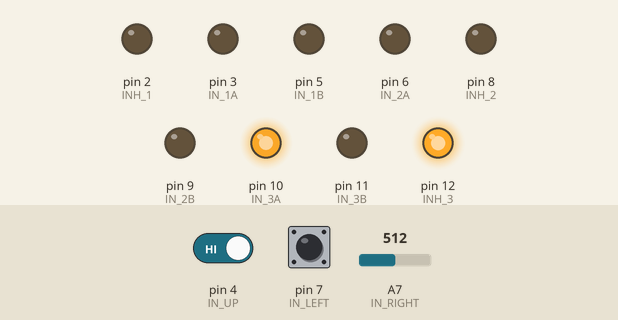
The sketch below on a simulated Arduino Nano, built with avr-gcc and run on an emulated ATmega328P. Parts: output pins drawn as LEDs (lit = HIGH). The inputs (shaded band) are chosen by the test bench; at power-on: pin 7 (IN_LEFT) LOW, pin 4 (IN_UP) HIGH, A7 (IN_RIGHT) = 512. What the sketch prints to the serial monitor is not drawn.

Above: at 1.8 s.
1.9 s: pin 7 (IN_LEFT) pulled HIGH for 0.15 s
At 2.9 s:
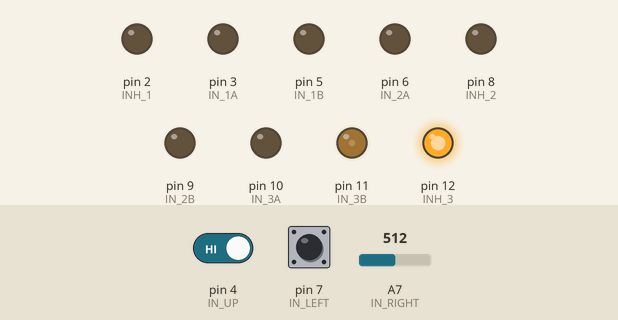
4.9 s: pin 7 (IN_LEFT) pulled HIGH for 3.2 s
At 7.2 s:
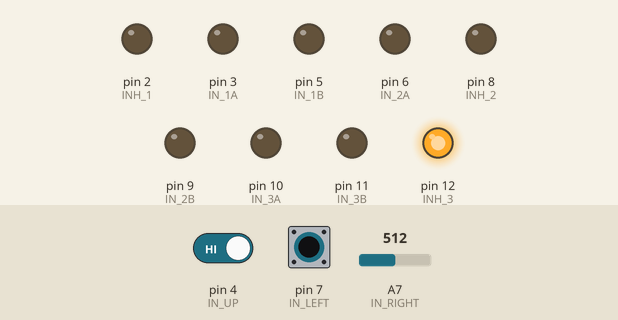
9.6 s: pin 4 (IN_UP) driven LOW and pin 7 (IN_LEFT) driven HIGH
At 12.0 s:
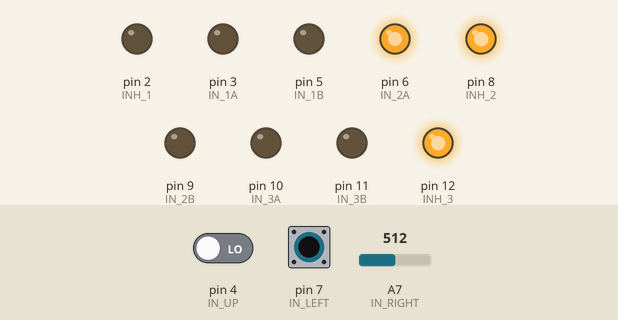
12.6 s: pin 4 (IN_UP) driven HIGH
At 15.3 s:
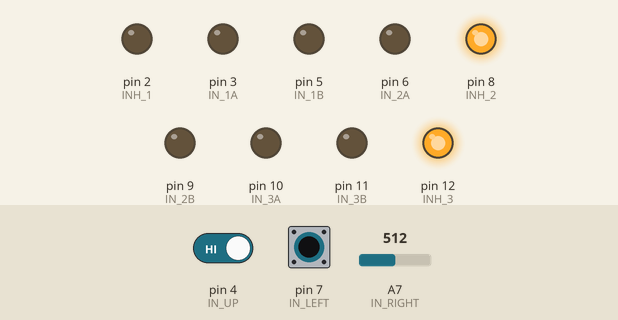
15.6 s: A7 (IN_RIGHT) set to 496
At 16.6 s:
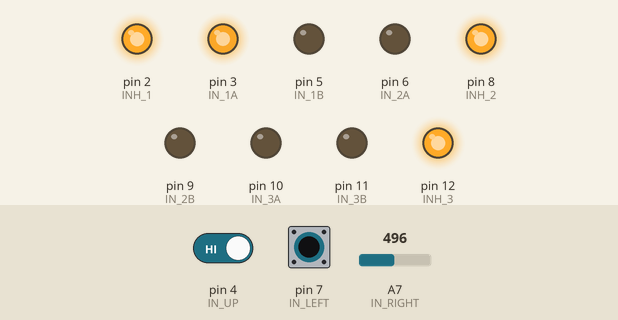
17.1 s: A7 (IN_RIGHT) set to 522
At 18.9 s:
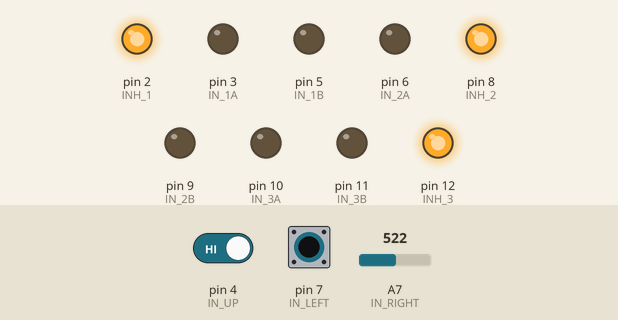
Timing chart, 0 to 20.4 s (numbered marks = the images above; inputs shaded):
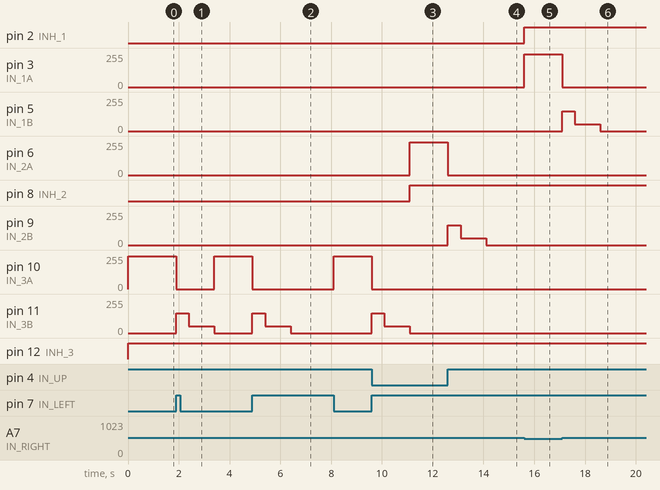

Measured:
- the behaviour switches between 512 and 511 on A7 (IN_RIGHT) (found by bisection; images 4 and 5)
- after the input at 1.9 s, pin 10 (IN_3A): 245/255 → 0/255 at once, → 245/255 1.5 s later; pin 11 (IN_3B): 0/255 → 150/255 at once, → 50/255 0.50 s later, → 0/255 1.0 s later
- after the input at 4.9 s, pin 10 (IN_3A): 245/255 → 0/255 at once, → 245/255 3.2 s later; pin 11 (IN_3B): 0/255 → 150/255 at once, → 50/255 0.50 s later, → 0/255 1.0 s later
- after the input at 9.6 s, pin 6 (IN_2A): 0/255 → 245/255 after 1.5 s; pin 8 (INH_2): LOW → HIGH after 1.5 s; pin 10 (IN_3A): 245/255 → 0/255 at once; pin 11 (IN_3B): 0/255 → 150/255 at once, → 50/255 0.50 s later, → 0/255 1.0 s later
- after the input at 12.6 s, pin 6 (IN_2A): 245/255 → 0/255 at once; pin 9 (IN_2B): 0/255 → 150/255 at once, → 50/255 0.50 s later, → 0/255 1.0 s later
- after the input at 15.6 s, pin 2 (INH_1): LOW → HIGH at once; pin 3 (IN_1A): 0/255 → 245/255 at once
- after the input at 17.1 s, pin 3 (IN_1A): 245/255 → 0/255 at once; pin 5 (IN_1B): 0/255 → 150/255 at once, → 50/255 0.50 s later, → 0/255 1.0 s later

The sketch:

keeperFrameActuation.ino
```cpp
/*
Author : Sofia Ntella
Date     : 11 September 2018

Goalkeeper frame extraction left, up or right

Conventions:
RIGHT = INH_1
UP    = INH_2
LEFT    = INH_3
*/
int IN_RIGHT = A7;     // ENABLE_1
int IN_UP    = 4;    // ENABlE_2
int IN_LEFT    = 7;    // ENABLE_3

int INH_1 = 2;     // enables right actuator
int INH_2 = 8;     // enables up actuator
int INH_3 = 12;    // enables left actuator

// PWM pins
int IN_1A    = 3;
int IN_1B    = 5;
int IN_2A    = 6;
int IN_2B    = 9;
int IN_3A    = 10;
int IN_3B    = 11;

void frame_out(int INH, int IN_A, int IN_B);
void frame_in(int INH, int IN_A, int IN_B);

// the setup function runs once when you press reset or power the board
void setup() {
    pinMode(IN_UP,INPUT);
    pinMode(IN_LEFT,INPUT);
    pinMode(IN_RIGHT,INPUT);

    pinMode(INH_1, OUTPUT);
    pinMode(INH_2, OUTPUT);
    pinMode(INH_3, OUTPUT);

    pinMode(IN_1A, OUTPUT);
    pinMode(IN_1B, OUTPUT);
    pinMode(IN_2A, OUTPUT);
    pinMode(IN_2B, OUTPUT);
    pinMode(IN_3A, OUTPUT);
    pinMode(IN_3B, OUTPUT);

    // initialize serial communication at 9600 bits per second:
    Serial.begin(9600);
    Serial.println("--- Start Serial Monitor SEND_RCVE ---");
}

// the loop function runs over and over again forever
void loop() {
    if (analogRead(IN_RIGHT) < 512) {
        frame_out(INH_1, IN_1A, IN_1B);
        while(analogRead(IN_RIGHT) < 512) {
            continue;
        }
        frame_in(INH_1, IN_1A, IN_1B);
    }

    else if (digitalRead(IN_UP) == LOW) {

        frame_out(INH_2, IN_2A, IN_2B);
        while(digitalRead(IN_UP) == LOW) {
            continue;
        }
        frame_in(INH_2, IN_2A, IN_2B);
    }

    else if (digitalRead(IN_LEFT) == LOW) {
        frame_out(INH_3, IN_3A, IN_3B);
        while(digitalRead(IN_LEFT) == LOW) {
            continue;
        }
        frame_in(INH_3, IN_3A, IN_3B);
    }
}

void frame_out(int INH, int IN_A, int IN_B) {
    digitalWrite(INH, 1);
    analogWrite(IN_A, 245);
    analogWrite(IN_B, 0);
    delay(1000);
}
void frame_in(int INH, int IN_A, int IN_B) {
    digitalWrite(INH,1);
    analogWrite(IN_A, 0);
    analogWrite(IN_B, 150);
    delay(500);
    analogWrite(IN_B, 50);
    delay(1000);
    analogWrite(IN_B, 0);
}
```
